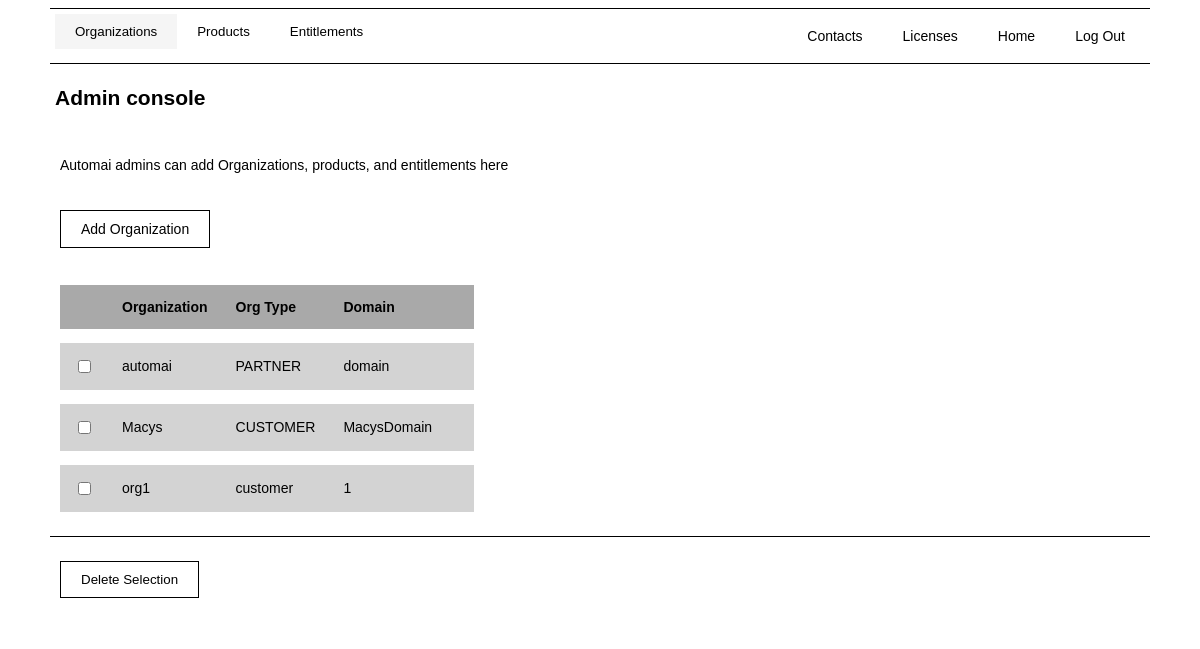
The app's page /contacts/admin-dash (signed in), older data.
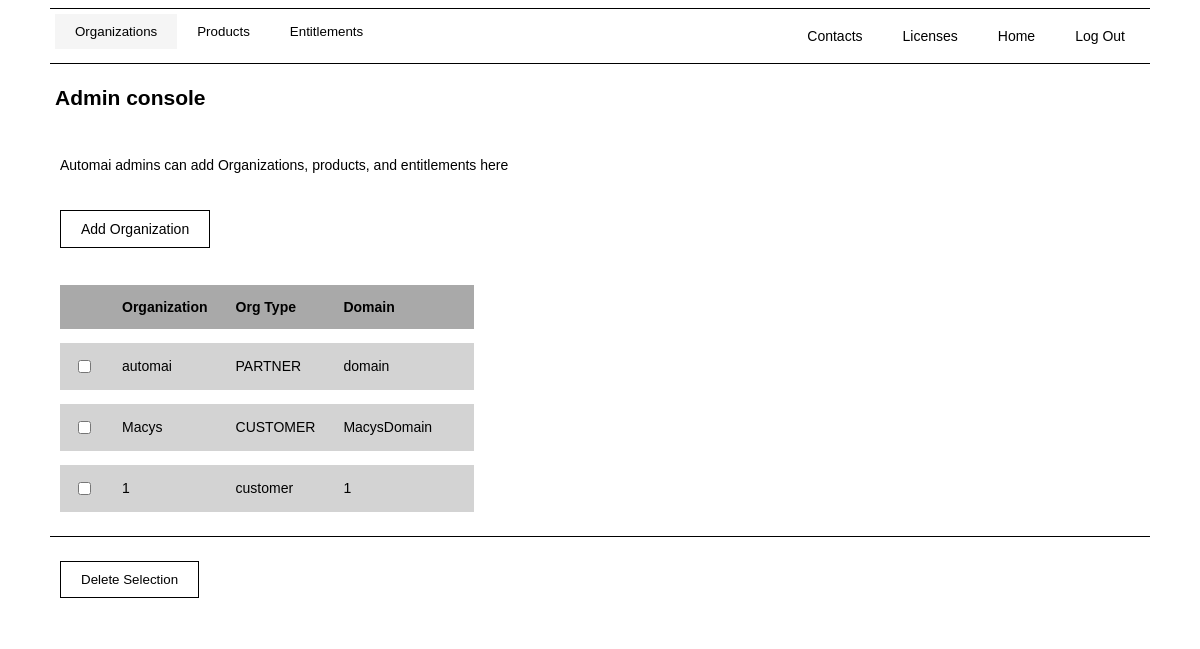
The same page, newer data.
### manage_contacts/models.py (models this page shows)
class Organization(models.Model):
    org_id = id
    ORG_TYPE_CHOICES = [('customer', 'customer'), ('customer', 'partner')]
    org_type = models.CharField(max_length=50, choices=ORG_TYPE_CHOICES, null=True)
    org_name = models.CharField(max_length=50, unique=True)
    domain = models.CharField(max_length=50)
    def __str__(self):
        return self.org_name

### manage_contacts/views.py (the view)
# urls.py: path('admin-dash', views.admin_dash, name="admin_dash"),
@login_required
def admin_dash(request):
    current_user = request.user
    user_id = current_user.id
    user_data = Contact.objects.filter(user_id=user_id).get()
    user_role = user_data.role
    user_org = user_data.organization.org_name
    org_objects = Organization.objects.all()
    product_objects = Product.objects.all()
    entitlement_objects = Entitlement.objects.all()
    if request.GET.get('delete_organization_selection'):
        user_selection = request.GET.getlist("org_selection")
        delete_object_selection(data_objects=Organization, user_selection=user_selection)
        messages.add_message(request, messages.INFO, 'Selection Deleted')
        return HttpResponseRedirect(request.path_info)
    if request.GET.get('delete_product_selection'):
        user_selection = request.GET.getlist("product_selection")
        delete_object_selection(data_objects=Product, user_selection=user_selection)
        messages.add_message(request, messages.INFO, 'Selection Deleted')
        return HttpResponseRedirect(request.path_info)
    if request.GET.get('delete_entitlement_selection'):
        user_selection = request.GET.getlist("entitlement_selection")
        delete_object_selection(data_objects=Entitlement, user_selection=user_selection)
        messages.add_message(request, messages.INFO, 'Selection Deleted')
        return HttpResponseRedirect(request.path_info)
    context = {'user_role':user_role,
               'user_org':user_org,
               'org_objects':org_objects,
               'product_objects':product_objects,
               'entitlement_objects':entitlement_objects}
    return render(request, "manage_contacts/admin-dash.html", context)

### manage_contacts/models.py (called while the page is built)
    def __str__(self):
        return self.product_name

    def __str__(self):
        return self.organization.org_name + "/" + self.product.product_name

### manage_contacts/templates/manage_contacts/admin-dash.html (shortened to what this page needs)
{% extends "base.html" %}
{% block head %}
{% load static %}
<link rel="stylesheet" type="text/css" href="{% static 'manage_contacts/css/style.css' %}">
{% endblock head %}
{% block banner %}
<div class="flex-container flex-row border-top app-banner">
  <div class="tab">
    <button class="js-tablinks" id="js-default-open" onclick="changePage(event, 'organizations-tab')">Organizations</button>
    <button class="js-tablinks" onclick="changePage(event, 'products-tab')">Products</button>
    <button class="js-tablinks" onclick="changePage(event, 'entitlements-tab')">Entitlements</button>
  </div>
  <div class="nav-row navigation-buttons">
    <p><a href="{% url 'manage_contacts' %}">Contacts</a></p>
    <p><a href="{% url 'manage_licenses' %}">Licenses</a></p>
    <p><a href="{% url 'homepage' %}">Home</a></p>
    <p><a href="{% url 'logout' %}">Log Out</a></p>
  </div>
</div>
{% endblock banner %}
{% block main %}
<h2 class="flex-container">Admin console</h2>
<div class="flex-container">
  <p class="text-container">Automai admins can add Organizations, products, and entitlements here</p>
</div>
{% if user_org == "automai" and user_role == "admin" %}
<div id="organizations-tab" class="js-tabcontent">
  <div class="flex-box">
  <p class="text-container"><a href="{% url 'add_organization' %}">Add Organization</a></p>
  </div>
  <form method="get">
    <div class="flex-box table-scroll">
      <table>
        <tr>
          <th></th>
          <th>Organization</th>
          <th>Org Type</th>
          <th>Domain</th>
          <th></th>
        </tr>
        {% for org in org_objects %}
        <tr>
          <td><input type="checkbox" name="org_selection" value="{{ org.id }}"></td>
          <td>{{ org }}</td>
          <td>{{ org.org_type }}</td>
          <td>{{ org.domain }}</td>
          <td></td>
        </tr>
        {% endfor %}
      </table>
    </div>
    <div class="flex-container flex-row border-top">
      <p class="text-container"><input type="submit" name="delete_organization_selection" value="Delete Selection"></p>
    </div>
  </form>
</div>
{% else %}
  <p>Not authorized.</p>
{% endif %}
{% endblock main %}

Row changes from the older to the newer data that the page shows:
removed Organization: org_name "org1", org_type "customer", domain "1"
added Organization: org_name "1", org_type "customer", domain "1"
